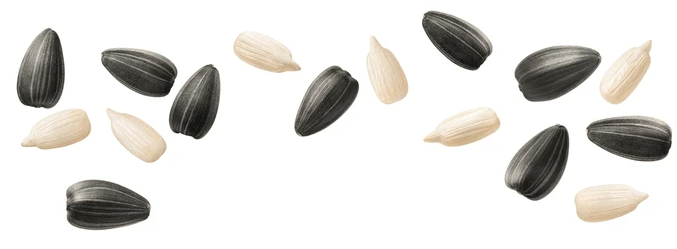
#> input picture seeds.png, 677 x 249 px; the run also reads 1 picture not shown here
$ python contagem_aprimorada.py
#> lines starting #> are read from the running program, lines starting #| are printed output that depends on the picture; after the words box and inside, x2 and y2 are one past the last pixel; in counts of white or black regions, pixels touching at a corner belong together
import cv2
import numpy as np

def contar_objetos(imagem_path, imagem_saida_path):
    # Lê imagem original
#> called with imagem_path = 'seeds.png', imagem_saida_path = 'resultado_seeds.png'
    imagem = cv2.imread(imagem_path)
#> imagem is the input picture: shape (249, 677, 3); mean B, G, R 221.7, 224.5, 226.1
    if imagem is None:
        print(f"❌ Erro: não foi possível carregar a imagem '{imagem_path}'")
        return

    # Suaviza ruído
    imagem_blur = cv2.GaussianBlur(imagem, (5, 5), 0)

    # Converte para tons de cinza
    imagem_cinza = cv2.cvtColor(imagem_blur, cv2.COLOR_BGR2GRAY)

    # Binarização com Otsu (inverso porque objetos são mais escuros)
    _, binaria = cv2.threshold(imagem_cinza, 0, 255, cv2.THRESH_BINARY_INV + cv2.THRESH_OTSU)
#> binaria: shape (249, 677); 15.1% white; 9 white regions, largest, box (x1, y1, x2, y2) and area: (66, 180, 150, 230) 3200, (515, 47, 601, 102) 3162, (507, 125, 569, 201) 3097

    # Remove pequenos ruídos
    kernel = np.ones((3, 3), np.uint8)
    abertura = cv2.morphologyEx(binaria, cv2.MORPH_OPEN, kernel, iterations=2)
#> abertura: shape (249, 677); 15% white; 9 white regions, largest, box (x1, y1, x2, y2) and area: (67, 180, 150, 230) 3176, (515, 47, 600, 102) 3079, (507, 125, 569, 200) 3075

    # Região segura de fundo
    fundo_certo = cv2.dilate(abertura, kernel, iterations=3)
#> fundo_certo: shape (249, 677); 19.6% white; 8 white regions, largest, box (x1, y1, x2, y2) and area: (99, 46, 223, 142) 6728, (512, 44, 603, 105) 4124, (64, 177, 153, 233) 4092

    # Região segura de frente (objetos)
    dist_transform = cv2.distanceTransform(abertura, cv2.DIST_L2, 5)
    _, frente_certa = cv2.threshold(dist_transform, 0.5 * dist_transform.max(), 255, 0)
#> frente_certa: shape (249, 677) float32; 3.9% white; 9 white regions, largest, box (x1, y1, x2, y2) and area: (526, 138, 558, 189) 964, (79, 191, 139, 219) 913, (307, 78, 347, 124) 800

    # Região desconhecida
    frente_certa = np.uint8(frente_certa)
    desconhecido = cv2.subtract(fundo_certo, frente_certa)
#> desconhecido: shape (249, 677); 15.7% white; 8 white regions, largest, box (x1, y1, x2, y2) and area: (99, 46, 223, 142) 5273, (512, 44, 603, 105) 3588, (64, 177, 153, 233) 3179

    # Marcadores
    _, marcadores = cv2.connectedComponents(frente_certa)
#> marcadores: shape (249, 677) int32; 10 distinct labels, from 0 to 9
    marcadores = marcadores + 1
#> marcadores: shape (249, 677) int32; 10 distinct labels, from 1 to 10
    marcadores[desconhecido == 255] = 0
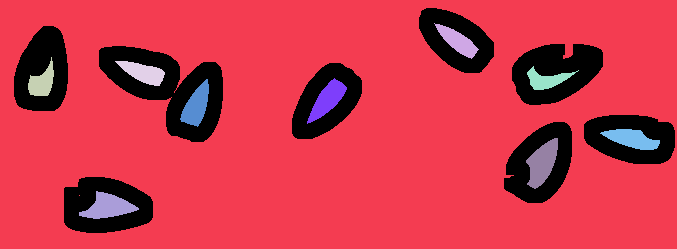
#> marcadores: shape (249, 677) int32; 11 distinct labels, from 0 to 10; one colour per label, 0 black

    # Aplica watershed
    marcadores = cv2.watershed(imagem, marcadores)
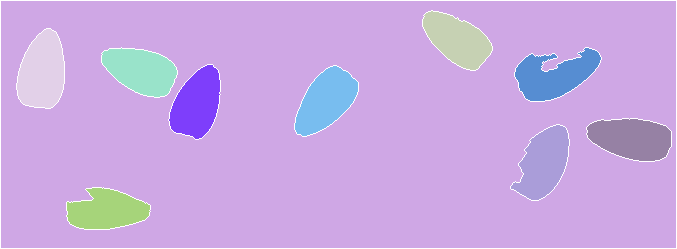
#> marcadores: shape (249, 677) int32; 11 distinct labels, from -1 to 10; one colour per label, 0 black, -1 white

    # Detecção de contornos por marcador
    contornos = []
    for label in np.unique(marcadores):
        if label <= 1:
            continue
        mascara = np.zeros(imagem_cinza.shape, dtype="uint8")
        mascara[marcadores == label] = 255
        cnts, _ = cv2.findContours(mascara, cv2.RETR_EXTERNAL, cv2.CHAIN_APPROX_SIMPLE)
        contornos.extend(cnts)
#> this loop made 11 passes
#> label on pass 1: -1
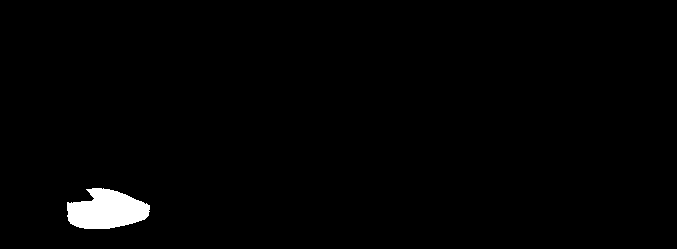
#> mascara: shape (249, 677); 1.4% white; 1 white region
#> after the loop, contornos = 9 contours; largest, box (x1, y1, x2, y2) and area: (17, 29, 64, 108) 2738, (587, 119, 671, 161) 2638, (295, 66, 358, 136) 2600, (511, 125, 569, 200) 2596, (515, 48, 601, 101) 2550

    # Filtra contornos pequenos (ajuste se necessário)
    contornos_filtrados = [c for c in contornos if cv2.contourArea(c) > 100]
#> contornos_filtrados has the same summary as contornos

    # Desenha contornos
    imagem_resultado = imagem.copy()
    for cnt in contornos_filtrados:
        cv2.drawContours(imagem_resultado, [cnt], -1, (0, 255, 0), 2)
#> this loop made 9 passes
#> imagem_resultado: shape (249, 677, 3); 3.88% of pixels changed, all inside (x1, y1, x2, y2) = (16, 10, 672, 230)

    # Escreve total de objetos
    total = len(contornos_filtrados)
#> total = 9
    cv2.putText(imagem_resultado, f"Total de objetos: {total}", (10, 30),
                cv2.FONT_HERSHEY_SIMPLEX, 1, (0, 0, 255), 2)
#> imagem_resultado: shape (249, 677, 3); mean B, G, R 213.9, 226.4, 221

    # Salva imagem
    cv2.imwrite(imagem_saida_path, imagem_resultado)
    print(f"✅ Imagem processada e salva como '{imagem_saida_path}' (Total de objetos: {total})")
#| ✅ Imagem processada e salva como 'resultado_seeds.png' (Total de objetos: 9)

# Exemplo de uso
if __name__ == "__main__":
    contar_objetos('seeds.png', 'resultado_seeds.png')
    contar_objetos('chocolates.jpg', 'resultado_chocolates.jpg')
#> call 2 of contar_objetos, with imagem_path = 'chocolates.jpg', imagem_saida_path = 'resultado_chocolates.jpg'
#> in contar_objetos (call 2), `_, binaria = cv2.threshold(imagem_cinza, 0, 255, cv2.THRESH_BINARY_INV..`: binaria: shape (464, 612); 26.5% white; 65 white regions (45 under 20 px), largest, box (x1, y1, x2, y2) and area: (43, 185, 141, 301) 8160, (321, 183, 408, 286) 7871, (181, 183, 283, 286) 7796
#> in contar_objetos (call 2), `abertura = cv2.morphologyEx(binaria, cv2.MORPH_OPEN, kernel, iteration..`: abertura: shape (464, 612); 25.9% white; 15 white regions, largest, box (x1, y1, x2, y2) and area: (43, 185, 139, 301) 8078, (321, 184, 408, 286) 7837, (181, 184, 283, 286) 7726
#> in contar_objetos (call 2), `fundo_certo = cv2.dilate(abertura, kernel, iterations=3)`: fundo_certo: shape (464, 612); 32% white; 11 white regions, largest, box (x1, y1, x2, y2) and area: (40, 182, 142, 304) 10010, (318, 181, 411, 289) 9364, (178, 181, 286, 289) 9030
#> in contar_objetos (call 2), `_, frente_certa = cv2.threshold(dist_transform, 0.5 * dist_transform.m..`: frente_certa: shape (464, 612) float32; 2.9% white; 7 white regions (1 under 20 px), largest, box (x1, y1, x2, y2) and area: (201, 77, 253, 126) 1936, (205, 207, 260, 261) 1760, (487, 213, 534, 259) 1575, (79, 74, 111, 128) 1471, (80, 367, 118, 402) 1330, (482, 99, 496, 107) 54
#> in contar_objetos (call 2), `desconhecido = cv2.subtract(fundo_certo, frente_certa)`: desconhecido: shape (464, 612); 29.1% white; 11 white regions, largest, box (x1, y1, x2, y2) and area: (40, 182, 142, 304) 10010, (318, 181, 411, 289) 9364, (192, 323, 293, 427) 8612
#> in contar_objetos (call 2), `_, marcadores = cv2.connectedComponents(frente_certa)`: marcadores: shape (464, 612) int32; 8 distinct labels, from 0 to 7
#> in contar_objetos (call 2), `marcadores = marcadores + 1`: marcadores: shape (464, 612) int32; 8 distinct labels, from 1 to 8
#> in contar_objetos (call 2), `marcadores[desconhecido == 255] = 0`: marcadores: shape (464, 612) int32; 9 distinct labels, from 0 to 8
#> in contar_objetos (call 2), `marcadores = cv2.watershed(imagem, marcadores)`:
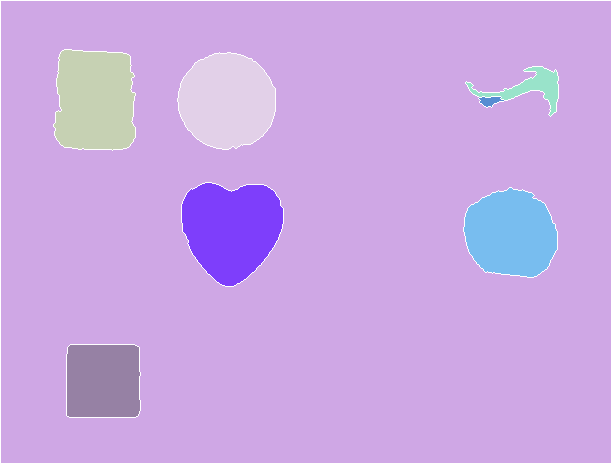
#> marcadores: shape (464, 612) int32; 9 distinct labels, from -1 to 8; one colour per label, 0 black, -1 white
#> the loop in contar_objetos (call 2), `for label in np.unique(marcadores):` made 9 passes
#> after the loop in contar_objetos (call 2), `for label in np.unique(marcadores):`:
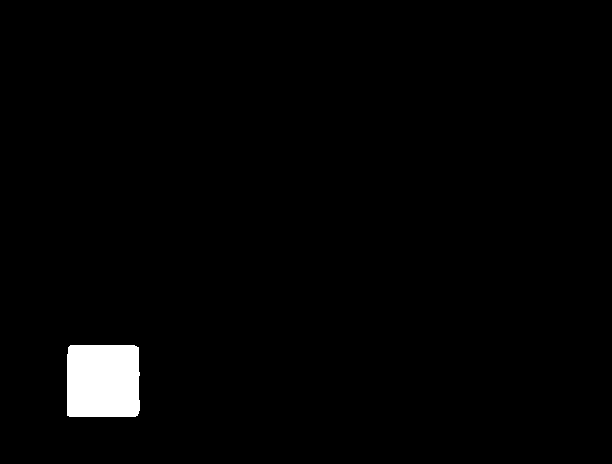
#> mascara: shape (464, 612); 1.8% white; 1 white region
#> after the loop in contar_objetos (call 2), `for label in np.unique(marcadores):`: contornos = 7 contours; box (x1, y1, x2, y2) and area: (182, 183, 283, 286) 7631, (178, 53, 275, 149) 7128, (54, 50, 135, 150) 6970, (464, 188, 557, 277) 6282, (67, 345, 140, 417) 5035, (466, 67, 558, 116) 1058, (479, 97, 504, 107) 119
#> in contar_objetos (call 2), `contornos_filtrados = [c for c in contornos if cv2.contourArea(c) > 100]`: contornos_filtrados has the same summary as contornos
#> the loop in contar_objetos (call 2), `for cnt in contornos_filtrados:` made 7 passes
#> after the loop in contar_objetos (call 2), `for cnt in contornos_filtrados:`:
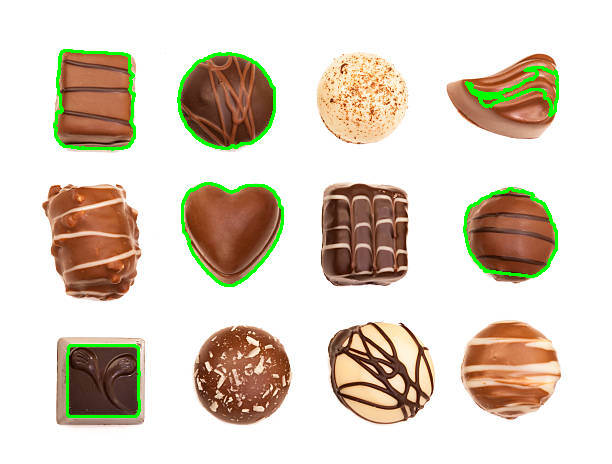
#> imagem_resultado: shape (464, 612, 3); mean B, G, R 195.5, 209.9, 220.7
#> in contar_objetos (call 2), `total = len(contornos_filtrados)`: total = 7
#> in contar_objetos (call 2), `cv2.putText(imagem_resultado, f"Total de objetos: {total}", (10, 30), ..`:
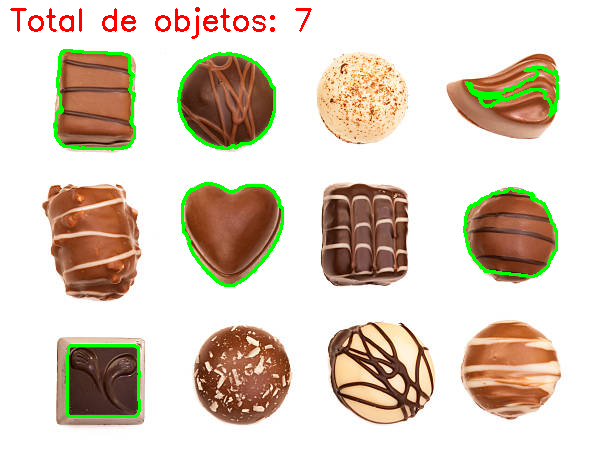
#> imagem_resultado: shape (464, 612, 3); 0.66% of pixels changed, all inside (x1, y1, x2, y2) = (10, 7, 312, 39)
#| ✅ Imagem processada e salva como 'resultado_chocolates.jpg' (Total de objetos: 7)
